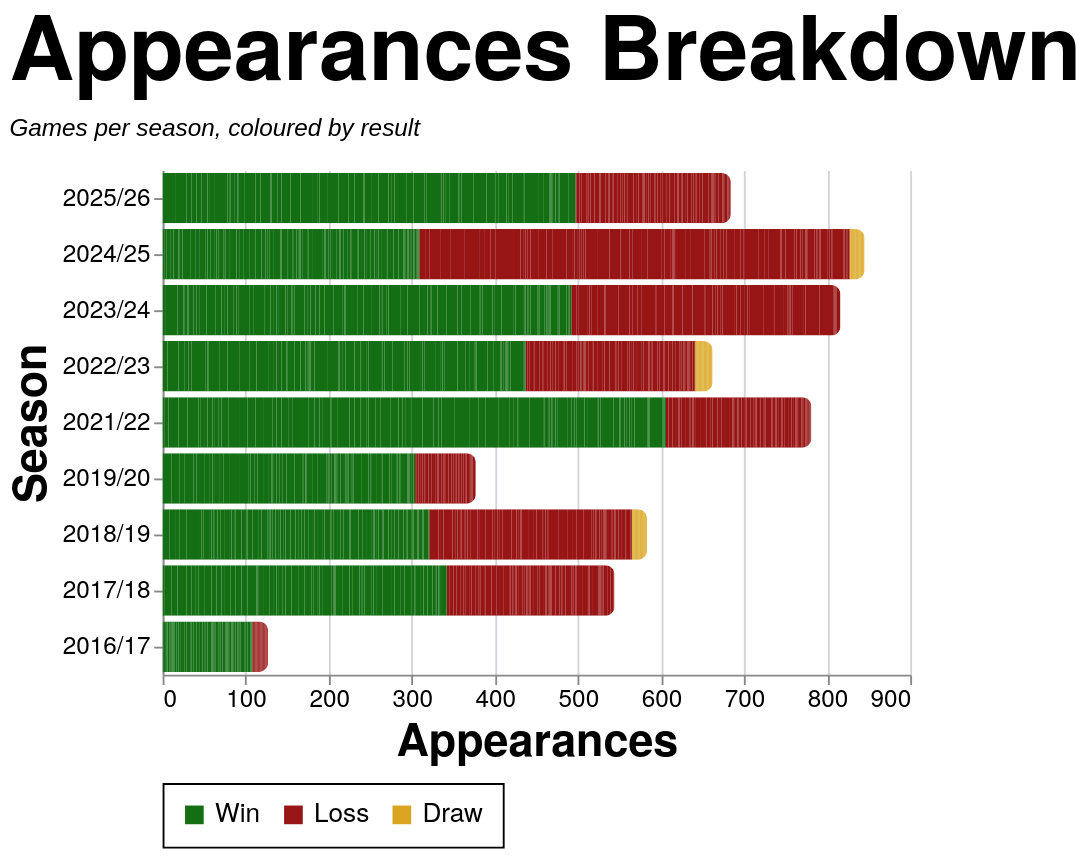

Specify this chart in Vega-Lite:
### Vega-Lite specification from a JSON file in a GitHub repository (floating-point values rounded to 4 significant figures; data arrays with more than 128 entries replaced by an {"elided": "..."} marker saying what was removed)
{"config": {"axis": {"labelFont": "PT Sans Narrow, Helvetica Neue, Helvetica, Arial, sans-serif", "titleFont": "PT Sans Narrow, Helvetica Neue, Helvetica, Arial, sans-serif", "labelFontSize": 13, "titleFontSize": 24, "gridColor": "#202947", "gridOpacity": 0.2, "zindex": 1}, "text": {"font": "Lato, sans-serif"}, "bar": {"cornerRadiusEnd": 5}, "header": {"labelFont": "PT Sans Narrow, Helvetica Neue, Helvetica, Arial, sans-serif", "titleFont": "PT Sans Narrow, Helvetica Neue, Helvetica, Arial, sans-serif", "labelFontSize": 24, "titleFontSize": 28, "labelFontWeight": "bold", "orient": "left"}, "legend": {"labelFont": "PT Sans Narrow, Helvetica Neue, Helvetica, Arial, sans-serif", "titleFont": "PT Sans Narrow, Helvetica Neue, Helvetica, Arial, sans-serif", "labelFontSize": 14, "titleFontSize": 16, "titlePadding": 5, "fillColor": "white", "strokeColor": "black", "padding": 10, "titleFontWeight": "lighter", "titleFontStyle": "italic", "titleColor": "gray", "offset": 10}, "title": {"font": "PT Sans Narrow, Helvetica Neue, Helvetica, Arial, sans-serif", "fontSize": 48, "fontWeight": "bold", "anchor": "start", "align": "center", "titlePadding": 20, "subtitlePadding": 10, "subtitleFontSize": 13, "subtitleColor": "", "subtitleFontStyle": "italic", "offset": 15, "color": "black"}, "axisX": {"labelAngle": 0}, "facet": {"title": null, "header": null, "align": {"row": "each", "column": "each"}}, "resolve": {"scale": {"y": "independent", "facet": "independent"}}, "background": "transparent", "scale": {"offsetBandPaddingOuter": 0.2, "offsetBandPaddingInner": 0.1}, "view": {"stroke": null, "background": "transparent"}}, "data": {"name": "data-e0a961f8b14fd42478a7cf8cd6d44966"}, "mark": {"type": "bar"}, "encoding": {"color": {"field": "color_value", "legend": {"orient": "bottom", "title": null}, "scale": {"domain": ["Win", "Loss", "Draw"], "range": ["#146f14", "#981515", "goldenrod"]}, "sort": {"field": "sum(apps)", "op": "sum", "order": "descending"}, "type": "nominal"}, "tooltip": [{"field": "player", "title": "Player", "type": "nominal"}, {"field": "season", "title": "Season", "type": "nominal"}, {"field": "color_value", "title": "Group", "type": "nominal"}, {"aggregate": "sum", "field": "apps", "title": "Appearances", "type": "quantitative"}], "x": {"aggregate": "sum", "field": "apps", "title": "Appearances", "type": "quantitative"}, "y": {"field": "season", "sort": {"field": "season_sort", "op": "max", "order": "descending"}, "title": "Season", "type": "nominal"}}, "height": {"step": 30}, "title": {"text": "Appearances Breakdown", "subtitle": "Games per season, coloured by result"}, "width": 400, "$schema": "https://vega.github.io/schema/vega-lite/v5.20.1.json", "datasets": {"data-e0a961f8b14fd42478a7cf8cd6d44966": {"elided": "2502 records"}}}
